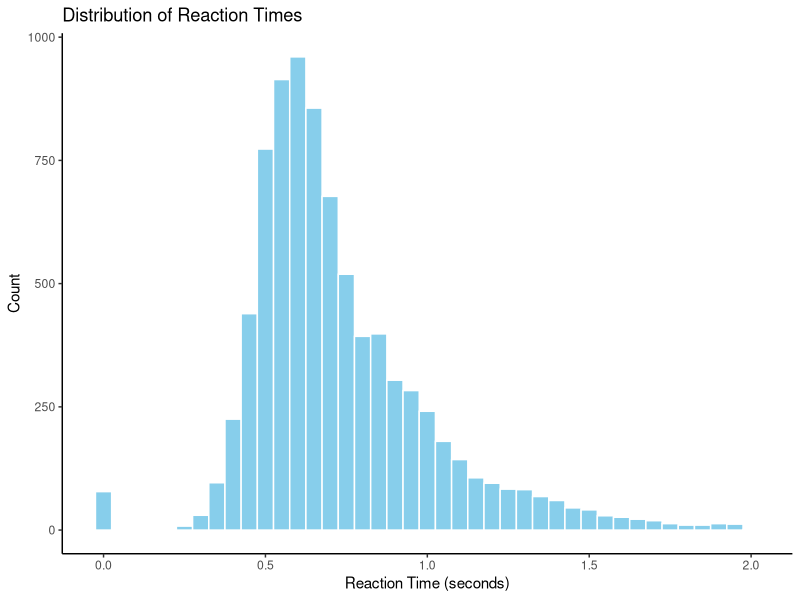
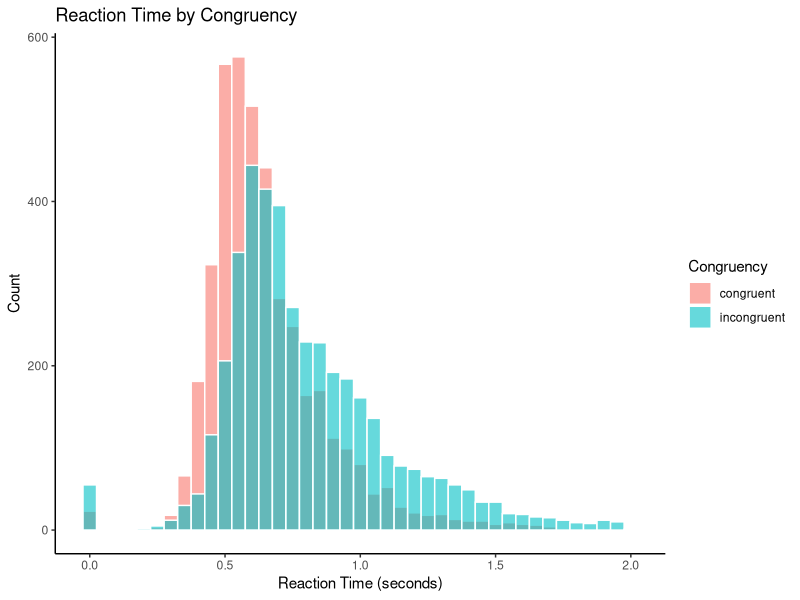
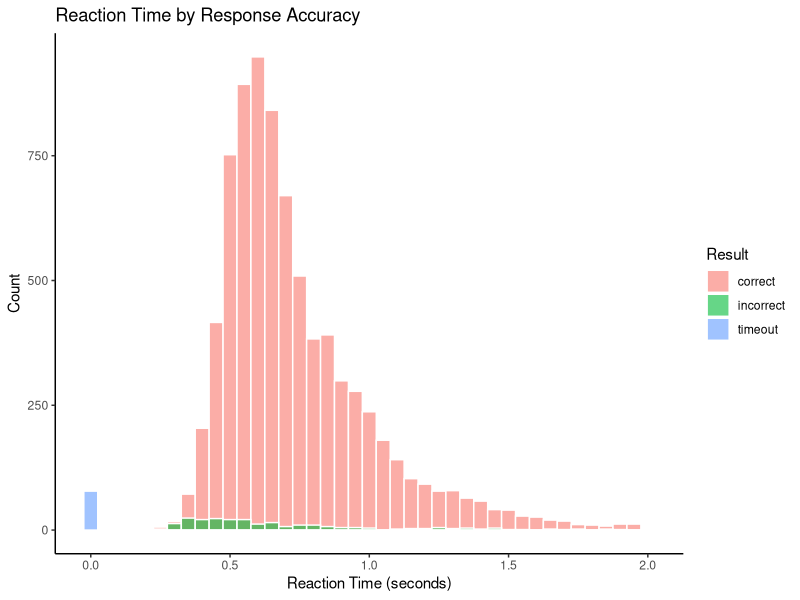
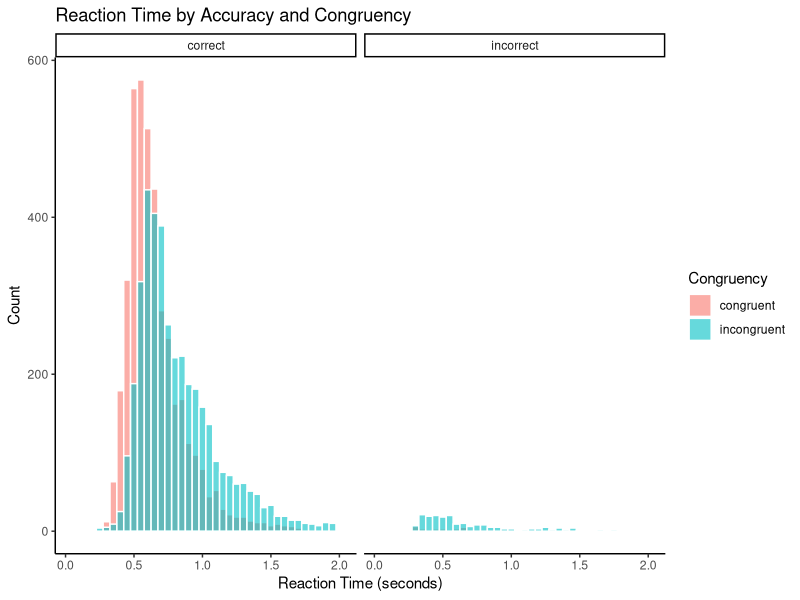

Generate these figures, in order, with R:
## ---- chunk 1
knitr::opts_chunk$set(echo = TRUE)
## ---- chunk 2
# your code
library(tidyverse)

flank_data <- read_csv("flanker_task.csv")
## ---- chunk 3

# your code
ggplot(data = flank_data) +
  geom_histogram(aes(x = rt), 
                 fill = "skyblue", 
                 color = "white",
                 binwidth = 0.05) +
  theme_classic() +
  labs(x = "Reaction Time (seconds)",
       y = "Count",
       title = "Distribution of Reaction Times")

## ---- chunk 4
# your code
ggplot(data = flank_data) +
  geom_histogram(aes(x = rt, fill = congruency),
                 color = "white",
                 binwidth = 0.05,
                 position = "identity",
                 alpha = 0.6) +
  theme_classic() +
  labs(x = "Reaction Time (seconds)",
       y = "Count",
       title = "Reaction Time by Congruency",
       fill = "Congruency")
## ---- chunk 5
# your code
ggplot(data = flank_data) +
  geom_histogram(aes(x = rt, fill = result),
                 color = "white",
                 binwidth = 0.05,
                 position = "identity",
                 alpha = 0.6) +
  theme_classic() +
  labs(x = "Reaction Time (seconds)",
       y = "Count",
       title = "Reaction Time by Response Accuracy",
       fill = "Result")
## ---- chunk 6
# your code
flank_data %>%
  filter(result != "timeout") %>%
  ggplot() +
  geom_histogram(aes(x = rt, fill = congruency),
                 color = "white",
                 binwidth = 0.05,
                 position = "identity",
                 alpha = 0.6) +
  facet_wrap(~ result) +
  theme_classic() +
  labs(x = "Reaction Time (seconds)",
       y = "Count",
       title = "Reaction Time by Accuracy and Congruency",
       fill = "Congruency")
## ---- chunk 7
# your code
flank_wide <- flank_data %>%
  select(-result) %>%
  unite(condition_trial, congruency, trial) %>%
  pivot_wider(names_from = condition_trial,
              values_from = rt)
## ---- chunk 8
# your code
flank_wide <- flank_wide %>%
  mutate(
    congruent_avg = rowMeans(select(., starts_with("congruent_")), na.rm = TRUE),
    incongruent_avg = rowMeans(select(., starts_with("incongruent_")), na.rm = TRUE)
  )
## ---- chunk 9
# your code
avg_data <- flank_wide %>%
  select(subject, congruent_avg, incongruent_avg)

flank_data <- left_join(flank_data, avg_data, by = "subject")
## ---- chunk 10
# don't touch this code 
set.seed(11)
demo_data <- data.frame(
  id = sample(c(1:45), 42),
  gender = sample(c("Male", "Female"), 42, replace = TRUE)
)
## ---- chunk 11
# your code
missing_demo <- flank_wide %>%
  select(subject) %>%
  anti_join(demo_data, by = c("subject" = "id"))
## ---- chunk 12
# your code
flank_data %>%
  group_by(congruency) %>%
  summarize(avg_rt = mean(rt, na.rm = TRUE))
## ---- chunk 13
# your code
flank_data %>%
  filter(result != "timeout") %>%
  group_by(congruency) %>%
  summarize(avg_correct = mean(result == "correct"))
